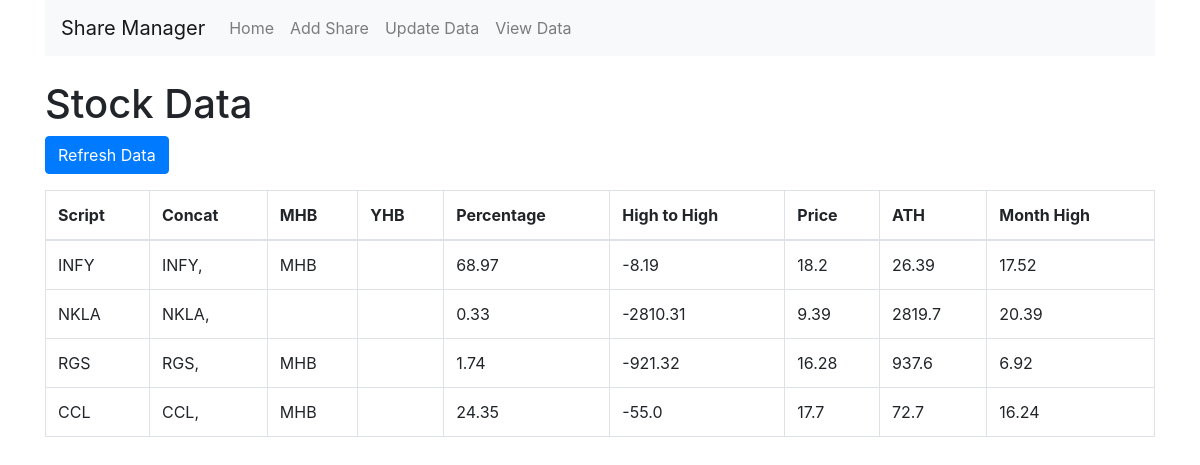
Before: /view_data with the older database file.
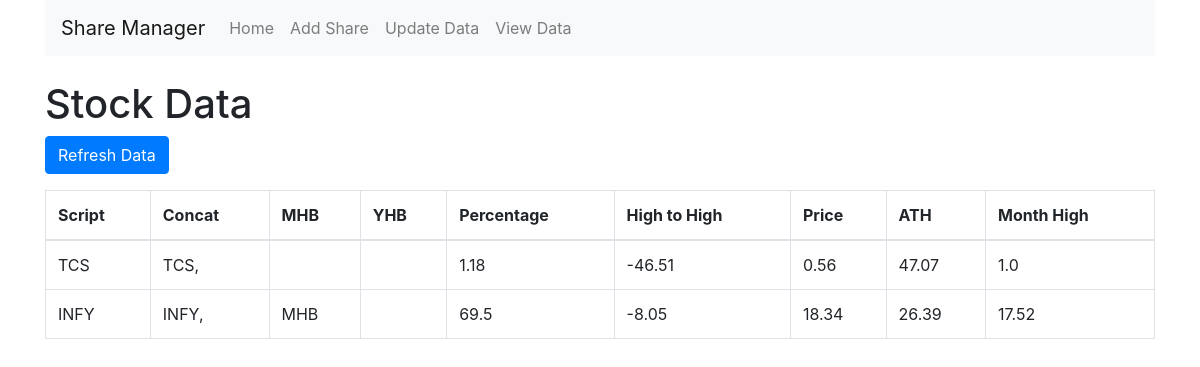
After: the same page with the newer database file.
### models.py (models this page shows)
class StockData(db.Model):
    id = db.Column(db.Integer, primary_key=True)
    script = db.Column(db.String(10), nullable=False)
    concat = db.Column(db.String(50))
    mhb = db.Column(db.String(3))
    yhb = db.Column(db.String(3))
    percentage = db.Column(db.Float)
    high_to_high = db.Column(db.Float)
    price = db.Column(db.Float)
    ath = db.Column(db.Float)
    month_high = db.Column(db.Float)

### app.py (the view)
@app.route('/view_data', methods=['GET', 'POST'])
def view_data():
    if request.method == 'POST':
        update_data()
    stock_data = StockData.query.all()
    return render_template('view_data.html', stock_data=stock_data)

### templates/view_data.html
{% extends "base.html" %}
{% block content %}
<h1 class="mt-4">Stock Data</h1>
<form method="POST" action="{{ url_for('view_data') }}">
    <button type="submit" class="btn btn-primary mb-3">Refresh Data</button>
</form>
<table class="table table-bordered">
    <thead>
        <tr>
            <th>Script</th>
            <th>Concat</th>
            <th>MHB</th>
            <th>YHB</th>
            <th>Percentage</th>
            <th>High to High</th>
            <th>Price</th>
            <th>ATH</th>
            <th>Month High</th>
        </tr>
    </thead>
    <tbody>
        {% for data in stock_data %}
        <tr>
            <td>{{ data.script }}</td>
            <td>{{ data.concat }}</td>
            <td>{{ data.mhb }}</td>
            <td>{{ data.yhb }}</td>
            <td>{{ data.percentage }}</td>
            <td>{{ data.high_to_high }}</td>
            <td>{{ data.price }}</td>
            <td>{{ data.ath }}</td>
            <td>{{ data.month_high }}</td>
        </tr>
        {% endfor %}
    </tbody>
</table>
{% endblock %}

### templates/base.html (shortened to what this page needs)
<!DOCTYPE html>
<html lang="en">
<head>
    <link rel="stylesheet" href="https://stackpath.bootstrapcdn.com/bootstrap/4.3.1/css/bootstrap.min.css">
</head>
<body>
    <div class="container">
        <nav class="navbar navbar-expand-lg navbar-light bg-light">
            <a class="navbar-brand" href="{{ url_for('index') }}">Share Manager</a>
            <div class="collapse navbar-collapse">
                <ul class="navbar-nav mr-auto">
                    <li class="nav-item">
                        <a class="nav-link" href="{{ url_for('index') }}">Home</a>
                    </li>
                    <li class="nav-item">
                        <a class="nav-link" href="{{ url_for('add_share') }}">Add Share</a>
                    </li>
                    <li class="nav-item">
                        <a class="nav-link" href="{{ url_for('update_data') }}">Update Data</a>
                    </li>
                    <li class="nav-item">
                        <a class="nav-link" href="{{ url_for('view_data') }}">View Data</a>
                    </li>
                </ul>
            </div>
        </nav>
        <div class="content">
            {% block content %}{% endblock %}
        </div>
    </div>
</body>
</html>

Changed rows visible on the page:
removed StockData: script "NKLA", concat "NKLA,", percentage "0.33", high_to_high "-2810.31", price "9.39", ath "2819.7", month_high "20.39"
removed StockData: script "RGS", concat "RGS,", mhb "MHB", percentage "1.74", high_to_high "-921.32", price "16.28", ath "937.6", month_high "6.92"
removed StockData: script "CCL", concat "CCL,", mhb "MHB", percentage "24.35", high_to_high "-55.0", price "17.7", ath "72.7", month_high "16.24"
added StockData: script "TCS", concat "TCS,", percentage "1.18", high_to_high "-46.51", price "0.56", ath "47.07", month_high "1.0"
changed StockData "INFY": percentage "68.97" → "69.5"; high_to_high "-8.19" → "-8.05"; price "18.2" → "18.34"
